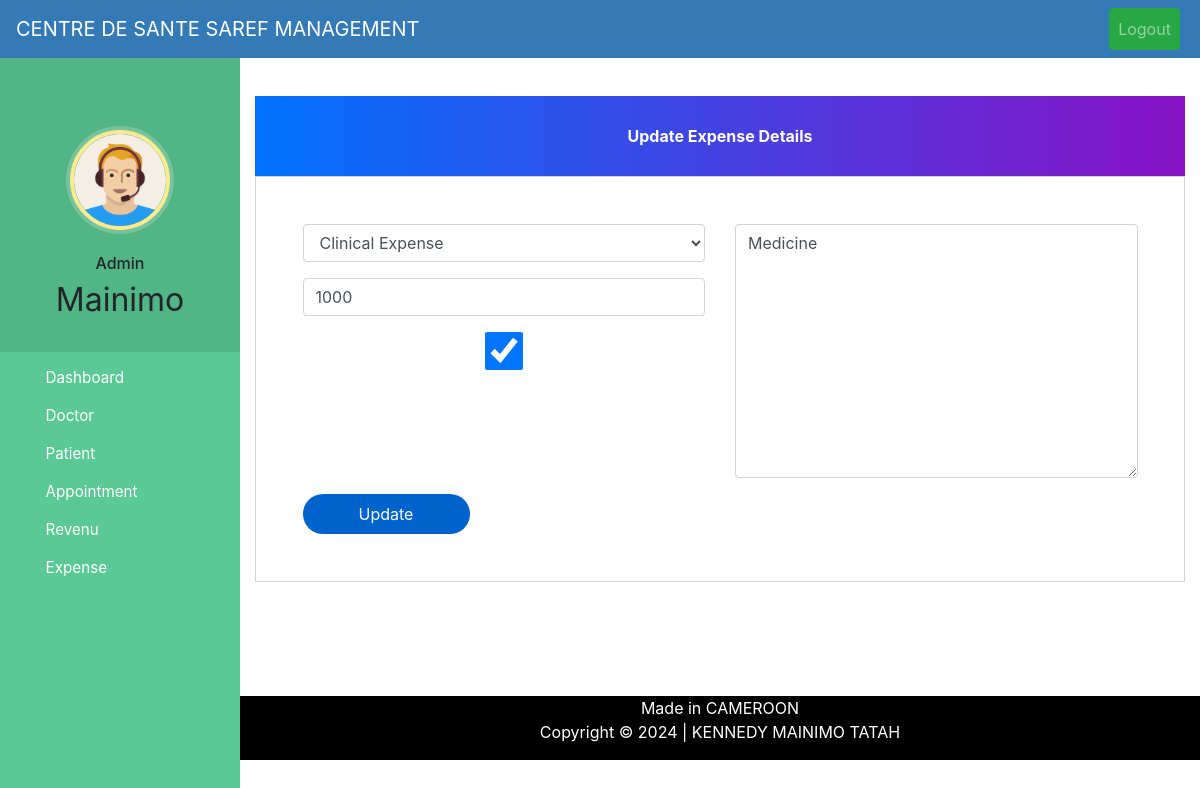
The app's page /update-expense/20 (signed in) with its own data.
### hospital/models.py (models this page shows, shortened)
class Expense(models.Model):
    user = models.ForeignKey(User,on_delete=models.CASCADE)
    type_expense = models.CharField(max_length=50,choices=expense_choice,default='Clinic Expense')
    amount = models.DecimalField(max_digits=20,decimal_places=0,null=False,blank=True)
    description = models.TextField(max_length=500)
    ExpenseDate = models.DateField(auto_now_add=True)
    status = models.BooleanField(default=False)

### hospital/views.py (the view, shortened to what this page needs)
# urls.py: path('update-expense/<int:pk>', views.update_expense_view,name='update-expense'),
@login_required(login_url='adminlogin')
@user_passes_test(is_admin)
def update_expense_view(request,pk):
    expense=models.Expense.objects.get(id=pk)
    user=models.User.objects.get(id=expense.user_id)
    userForm=forms.ExpenseUserForm(instance=user)
    expenseForm=forms.ExpenseForm(instance=expense)
    mydict={'userForm':userForm,'expenseForm':expenseForm}
    return render(request,'hospital/admin_update_expense.html',context=mydict)

### hospital/forms.py
class ExpenseUserForm(forms.ModelForm):
    class Meta:
        model=User
        fields=['username']

class ExpenseForm(forms.ModelForm):
    class Meta:
        model=models.Expense
        fields=['type_expense','amount','description','status']
    class ReportForm(forms.ModelForm):
        class Meta:
            model=models.Expense
            fields=['type_expense','amount','description']
        class Meta:
            model= models.Patient
            fields = [
                'amount','advance','balance','medicineCost','consultation'
            ]

### hospital/views.py (called while the page is built)
def is_admin(user):
    return user.groups.filter(name='ADMIN').exists()

### templates/hospital/admin_update_expense.html (shortened to what this page needs)
{% extends 'hospital/admin_base.html' %}
{% load widget_tweaks %}
{% block content %}
<head>
  <link href="//maxcdn.bootstrapcdn.com/bootstrap/4.1.1/css/bootstrap.min.css" rel="stylesheet" id="bootstrap-css">
</head>
<br><br>
<form method="post" enctype="multipart/form-data">
  <div class="container register-form">
    <div class="form">
      <div class="note">
        <p>Update Expense Details</p>
      </div>
      <div class="form-content">
        <div class="row">
          <div class="col-md-6">
            <div class="form-group">
              {% render_field expenseForm.type_expense class="form-control" placeholder="Expense Type" %}
            </div>
            <div class="form-group">
              {% render_field expenseForm.amount class="form-control" placeholder="Amount" %}
            </div>
            <div class="form-group">
              {% render_field expenseForm.status class="form-control" placeholder="status" %}
            </div>
          </div>
          <div class="col-md-6">
            <div class="form-group">
              {% render_field expenseForm.description required="required" class="form-control" placeholder="Reason" %}
            </div>
          </div>
        </div>
        <button type="submit" class="btnSubmit">Update</button>
      </div>
    </div>
  </div>
</form>
{% endblock content %}

### templates/hospital/admin_base.html (shortened to what this page needs)
<!DOCTYPE html>
{% load static %}
<html lang="en">
<head>
  <link rel="stylesheet" href="https://stackpath.bootstrapcdn.com/bootstrap/4.3.1/css/bootstrap.min.css">
  <link rel="stylesheet" href="https://maxcdn.bootstrapcdn.com/font-awesome/4.7.0/css/font-awesome.min.css">
  <link rel="stylesheet" href="{% static '/style.css' %}">
</head>
<body>
  <nav class="menu" tabindex="0">
    <header class="avatar">
      <br><br>
     <img src="{% static "images/adminpropic.png" %}" />
     <br><br>
      <h6>Admin</h6>
      <h2>{{request.user.first_name}}</h2>
    </header>
    <ul>
      <li tabindex="0" class="icon-dashboard"> <a style="color:white; text-decoration:none;" href="/admin-dashboard"><span>Dashboard</span></a> </li>
      <li tabindex="0" class="icon-customers"> <a style="color:white; text-decoration:none;" href="/admin-doctor"><span>Doctor</span></a></li>
      <li tabindex="0" class="icon-users"> <a style="color:white; text-decoration:none;" href="/admin-patient"><span>Patient</span></a></li>
      <li tabindex="0" class="icon-calendar"> <a style="color:white; text-decoration:none;" href="/admin-appointment"><span>Appointment</span></a></li>
      <li tabindex="0" class="icon-finance"> <a style="color:white; text-decoration:none;" href="/admin-revenue-view"><span>Revenu</span></a></li>
      <li tabindex="0" class="icon-finance"> <a style="color:white; text-decoration:none;" href="/admin-expense"><span>Expense</span></a></li>
    </ul>
  </nav>
  <main>
    <div class="bs-example">
      <nav class="navbar navbar-expand-md  navbar-dark fixed-top" style="background:#337AB7;">
        <a href="/admin-dashboard" class="navbar-brand">CENTRE DE SANTE SAREF MANAGEMENT</a>
        <div class="collapse navbar-collapse justify-content-between" id="navbarCollapse">
          <div class="navbar-nav" style=" margin-left: 90%;">
            <form method="POST" action="{% url 'logout' %}">
              <button type="submit" class="nav-item nav-link btn btn-success float-lg-right">Logout</button>
            </form>
          </div>
        </div>
      </nav>
    </div>
    <br><br>
    {% block content %}
    {% endblock content %}
    <br><br><br><br>
    <footer>
      <div class="container">
        <div class="row">
          <div class="col-md-12 col-sm-12">
            <div style="color:#ffffff;" class="wow fadeInUp footer-copyright">
              <p>Made in CAMEROON <br>
                Copyright &copy; 2024 | KENNEDY MAINIMO TATAH </p>
            </div>
          </div>
        </div>
      </div>
    </footer>
  </main>
</body>
</html>

### static/style.css (style rules this page uses)
body { padding-left: 240px; }
main { position: relative; height: 100vh; }
.menu { background: #5bc995; height: 100vh; width: 240px; position: fixed; top: 0px; left: 0; z-index: 5; outline: none; }
.menu .avatar { background: rgba(0, 0, 0, 0.1); padding: 2em 0.5em; text-align: center; }
.menu .avatar img { width: 100px; border-radius: 50%; overflow: hidden; border: 4px solid #ffea92; box-shadow: 0 0 0 4px rgba(255, 255, 255, 0.2); }
.menu .avatar h2 { font-weight: normal; margin-bottom: 0; }
.menu ul { list-style: none; padding: 0.5em 0; margin: 0; }
.menu ul li { padding: 0.5em 1em 0.5em 3em; font-size: 0.95em; font-weight: regular; background-repeat: no-repeat; background-position: left 15px center; background-size: auto 20px; transition: all 0.15s linear; cursor: pointer; }
.menu ul li.icon-dashboard { background-image: url("http://www.entypo.com/images//gauge.svg"); }
.menu ul li.icon-customers { background-image: url("http://www.entypo.com/images//briefcase.svg"); }
.menu ul li.icon-users { background-image: url("http://www.entypo.com/images//users.svg"); }
.menu ul li.icon-calendar { background-image: url("http://www.entypo.com/images//calendar.svg"); }

### templates/hospital/admin_base.html (style rules this page uses)
a:link { text-decoration: none; }
a { color: white; }
footer { padding: 0px 0px 0px 0px; background-color: black; margin: 0px; }
p { text-align: center; }
body { padding-left: 240px; }
main { position: relative; height: 100vh; }
.menu { background: #5bc995; height: 100vh; width: 240px; position: fixed; top: 0px; left: 0; z-index: 5; outline: none; }
.menu .avatar { background: rgba(0, 0, 0, 0.1); padding: 2em 0.5em; text-align: center; }
.menu .avatar img { width: 100px; border-radius: 50%; overflow: hidden; border: 4px solid #ffea92; box-shadow: 0 0 0 4px rgba(255, 255, 255, 0.2); }
.menu .avatar h2 { font-weight: normal; margin-bottom: 0; }
.menu ul { list-style: none; padding: 0.5em 0; margin: 0; }
.menu ul li { padding: 0.5em 1em 0.5em 3em; font-size: 0.95em; font-weight: regular; background-repeat: no-repeat; background-position: left 15px center; background-size: auto 20px; transition: all 0.15s linear; cursor: pointer; }
.menu ul li.icon-dashboard { background-image: url("http://www.entypo.com/images//gauge.svg"); }
.menu ul li.icon-customers { background-image: url("http://www.entypo.com/images//briefcase.svg"); }
.menu ul li.icon-users { background-image: url("http://www.entypo.com/images//users.svg"); }
.menu ul li.icon-calendar { background-image: url("http://www.entypo.com/images//calendar.svg"); }

### templates/hospital/admin_update_expense.html (style rules this page uses)
a:link { text-decoration: none; }
.note { text-align: center; height: 80px; background: -webkit-linear-gradient(left, #0072ff, #8811c5); color: #fff; font-weight: bold; line-height: 80px; }
.form-content { padding: 5%; border: 1px solid #ced4da; margin-bottom: 2%; }
.form-control { border-radius: 1.5rem; }
.btnSubmit { border: none; border-radius: 1.5rem; padding: 1%; width: 20%; cursor: pointer; background: #0062cc; color: #fff; }
.menu { top: 50px; }

### records on screen
Expense: type_expense "Clinical Expense", amount "1000", status "☑", description "Medicine"

### other values on screen
{{ request.user.first_name }} "Mainimo"
